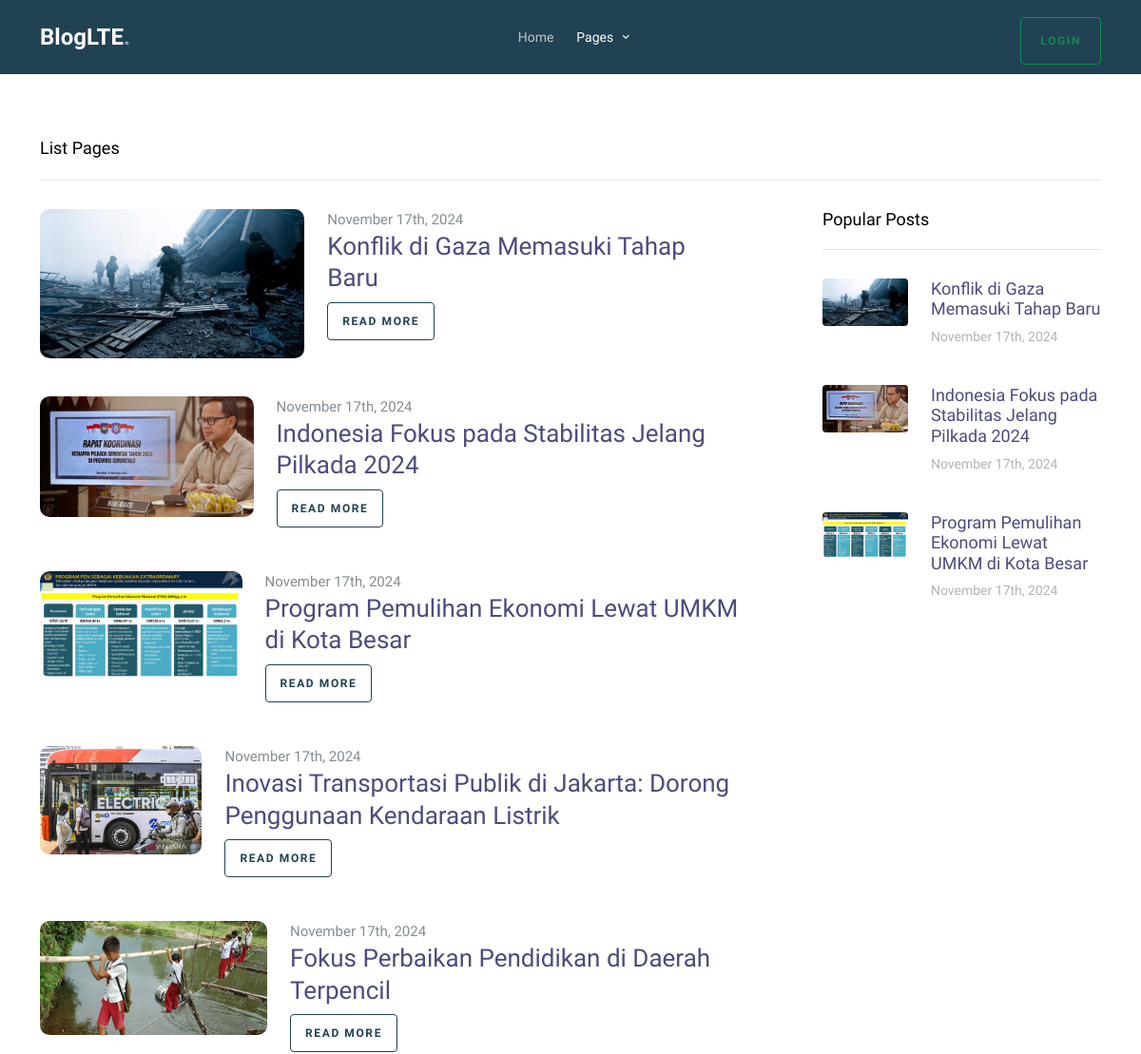
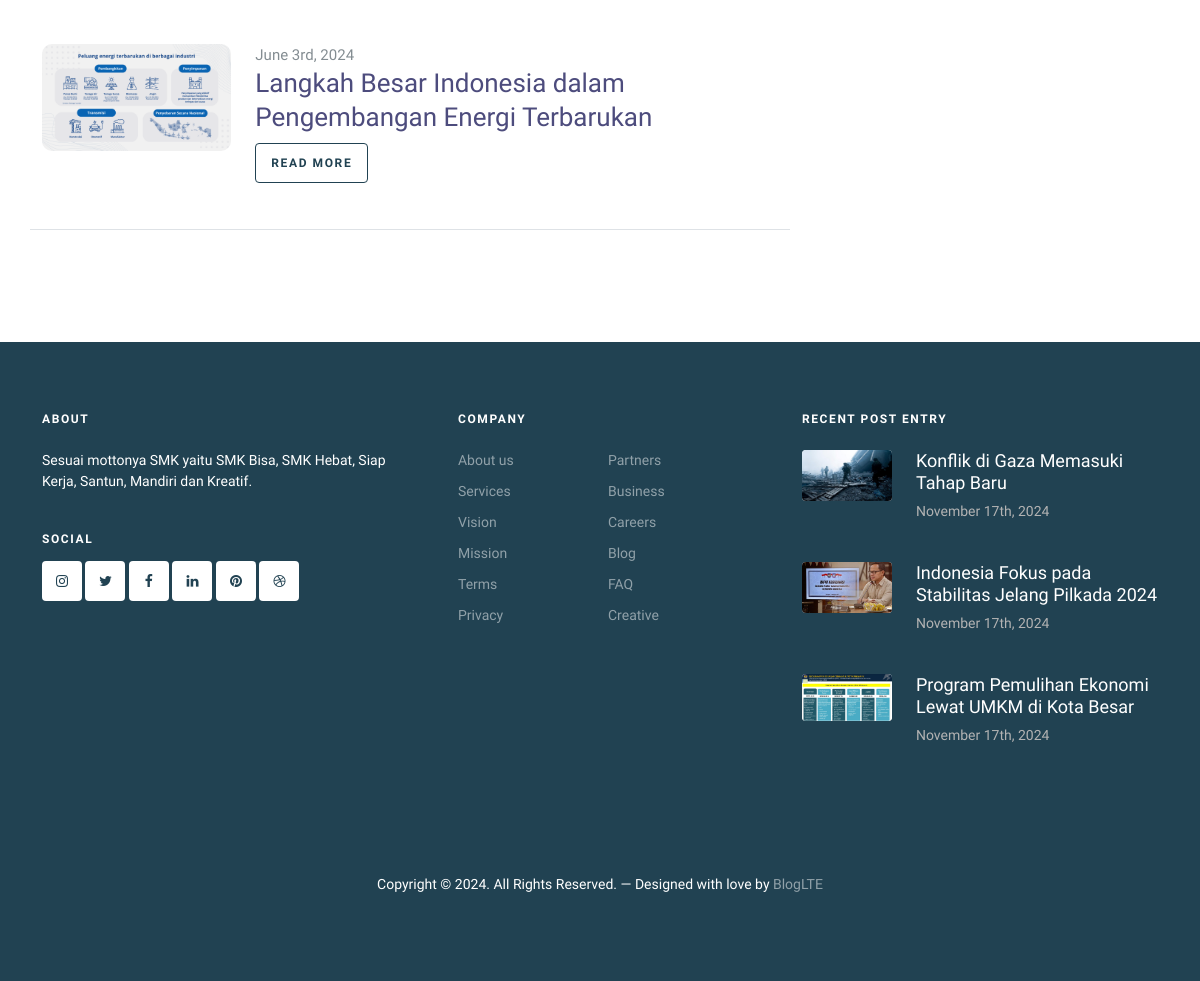
Page /list.php on the committed database (2 pictures, top to bottom).
### tables this page shows
CREATE TABLE `blog` (
  `id` int(11) NOT NULL,
  `tanggal` date NOT NULL,
  `title` varchar(255) NOT NULL,
  `body` longtext NOT NULL,
  `thumbnail` varchar(255) NOT NULL,
  `deskripsi` longtext NOT NULL,
  `user_id` int(11) NOT NULL
);

### list.php (the view, shortened to what this page needs)
<!doctype html>
<html lang="en">
<head>
	<link rel="stylesheet" href="fonts/icomoon/style.css">
	<link rel="stylesheet" href="fonts/flaticon/font/flaticon.css">
	<link rel="stylesheet" href="https://cdn.jsdelivr.net/npm/bootstrap-icons@1.8.1/font/bootstrap-icons.css">
	<link rel="stylesheet" href="css/tiny-slider.css">
	<link rel="stylesheet" href="css/aos.css">
	<link rel="stylesheet" href="css/glightbox.min.css">
	<link rel="stylesheet" href="css/style.css">
	<link rel="stylesheet" href="css/flatpickr.min.css">
</head>
<?php
require ('config/koneksi.php');
function blogItems()
{
	global $koneksi;
	$sql = "SELECT blog.id,blog.title, blog.thumbnail, blog.deskripsi, blog.tanggal, user.name AS user_name
            FROM blog
            JOIN user ON blog.user_id = user.id
            ORDER BY blog.id DESC";
	$result = mysqli_query($koneksi, $sql);
	return mysqli_fetch_all($result, MYSQLI_ASSOC);
}
function formatDate($date)
{
	$str = strtotime($date);
	$new_date = date("F jS, Y", $str);
	return $new_date;
}
?>
<body>
	<nav class="site-nav">
		<div class="container">
			<div class="menu-bg-wrap">
				<div class="site-navigation">
					<div class="row g-0 align-items-center">
						<div class="col-2">
							<a href="index.php" class="logo m-0 float-start">BlogLTE<span
									class="text-primary">.</span></a>
						</div>
						<div class="col-8 text-center">
							<ul class="js-clone-nav d-none d-lg-inline-block text-start site-menu mx-auto">
								<li><a href="index.php">Home</a></li>
								<li class="has-children active">
									<a href="list.php">Pages</a>
								</li>
							</ul>
						</div>
						<div class="col-2 text-end">
							<?php if (isset($_SESSION['user'])): ?>
								<a href="logout.php"
									class="btn btn-sm btn-outline-danger mt-2 d-none d-lg-inline-block">Logout</a>
							<?php elseif (!isset($_SESSION['user'])): ?>
								<a href="login.php"
									class="btn btn-sm btn-outline-success mt-2 d-none d-lg-inline-block">Login</a>
							<?php endif; ?>
						</div>
					</div>
				</div>
			</div>
		</div>
	</nav>
	<div class="section search-result-wrap">
		<div class="container">
			<div class="row">
				<div class="col-12">
					<div class="heading">List Pages</div>
				</div>
			</div>
			<div class="row posts-entry">
				<div class="col-lg-8">
					<?php
					foreach (blogItems() as $data):
						?>
						<div class="blog-entry d-flex blog-entry-search-item">
							<a href="article.php?id=<?= $data['id'] ?>" class="img-link me-4">
								<img src="<?= $data['thumbnail'] ?>" alt="Image" class="img-fluid">
							</a>
							<div>
								<span class="date"><?= formatDate($data['tanggal']) ?></span>
								<h2><a href="article.php?id=<?= $data['id'] ?>"><?= $data['title'] ?></a></h2>
								<p><a href="article.php?id=<?= $data['id'] ?>" class="btn btn-sm btn-outline-primary">Read
										More</a></p>
							</div>
						</div>
					<?php endforeach; ?>
					<div class="row text-start pt-5 border-top">
					</div>
				</div>
				<div class="col-lg-4 sidebar">
					<div class="sidebar-box">
						<h3 class="heading">Popular Posts</h3>
						<div class="post-entry-sidebar">
							<ul>
								<li>
									<a href="article.php?id=<?= blogItems()[0]['id'] ?>">
										<img src="<?= blogItems()[0]['thumbnail'] ?>" alt="Image placeholder"
											class="me-4 rounded">
										<div class="text">
											<h4><?= blogItems()[0]['title'] ?></h4>
											<div class="post-meta">
												<span class="mr-2"><?= formatDate(blogItems()[0]['tanggal']) ?> </span>
											</div>
										</div>
									</a>
								</li>
								<li>
									<a href="article.php?id=<?= blogItems()[1]['id'] ?>">
										<img src="<?= blogItems()[1]['thumbnail'] ?>" alt="Image placeholder"
											class="me-4 rounded">
										<div class="text">
											<h4><?= blogItems()[1]['title'] ?></h4>
											<div class="post-meta">
												<span class="mr-2"><?= formatDate(blogItems()[1]['tanggal']) ?> </span>
											</div>
										</div>
									</a>
								</li>
								<li>
									<a href="article.php?id=<?= blogItems()[2]['id'] ?></a>">
										<img src="<?= blogItems()[2]['thumbnail'] ?>" alt="Image placeholder"
											class="me-4 rounded">
										<div class="text">
											<h4><?= blogItems()[2]['title'] ?></h4>
											<div class="post-meta">
												<span class="mr-2"><?= formatDate(blogItems()[2]['tanggal']) ?> </span>
											</div>
										</div>
									</a>
								</li>
							</ul>
						</div>
					</div>
				</div>
			</div>
		</div>
	</div>
	<footer class="site-footer">
		<div class="container">
			<div class="row">
				<div class="col-lg-4">
					<div class="widget">
						<h3 class="mb-4">About</h3>
						<p>Sesuai mottonya SMK yaitu SMK Bisa, SMK Hebat, Siap Kerja, Santun, Mandiri dan Kreatif.</p>
					</div>
					<div class="widget">
						<h3>Social</h3>
						<ul class="list-unstyled social">
							<li><a href="#"><span class="icon-instagram"></span></a></li>
							<li><a href="#"><span class="icon-twitter"></span></a></li>
							<li><a href="#"><span class="icon-facebook"></span></a></li>
							<li><a href="#"><span class="icon-linkedin"></span></a></li>
							<li><a href="#"><span class="icon-pinterest"></span></a></li>
							<li><a href="#"><span class="icon-dribbble"></span></a></li>
						</ul>
					</div>
				</div>
				<div class="col-lg-4 ps-lg-5">
					<div class="widget">
						<h3 class="mb-4">Company</h3>
						<ul class="list-unstyled float-start links">
							<li><a href="#">About us</a></li>
							<li><a href="#">Services</a></li>
							<li><a href="#">Vision</a></li>
							<li><a href="#">Mission</a></li>
							<li><a href="#">Terms</a></li>
							<li><a href="#">Privacy</a></li>
						</ul>
						<ul class="list-unstyled float-start links">
							<li><a href="#">Partners</a></li>
							<li><a href="#">Business</a></li>
							<li><a href="#">Careers</a></li>
							<li><a href="#">Blog</a></li>
							<li><a href="#">FAQ</a></li>
							<li><a href="#">Creative</a></li>
						</ul>
					</div>
				</div>
				<div class="col-lg-4">
					<div class="widget">
						<h3 class="mb-4">Recent Post Entry</h3>
						<div class="post-entry-footer">
							<ul>
								<li>
									<a href="article.php?id=<?= blogItems()[0]['id'] ?>">
										<img src="<?= blogItems()[0]['thumbnail'] ?>" alt="Image placeholder"
											class="me-4 rounded bg-white">
										<div class="text">
											<h4><?= blogItems()[0]['title'] ?></h4>
											<div class="post-meta">
												<span class="mr-2"><?= formatDate(blogItems()[0]['tanggal']) ?> </span>
											</div>
										</div>
									</a>
								</li>
								<li>
									<a href="article.php?id=<?= blogItems()[1]['id'] ?>">
										<img src="<?= blogItems()[1]['thumbnail'] ?>" alt="Image placeholder"
											class="me-4 rounded bg-white">
										<div class="text">
											<h4><?= blogItems()[1]['title'] ?></h4>
											<div class="post-meta">
												<span class="mr-2"><?= formatDate(blogItems()[1]['tanggal']) ?> </span>
											</div>
										</div>
									</a>
								</li>
								<li>
									<a href="article.php?id=<?= blogItems()[2]['id'] ?>">
										<img src="<?= blogItems()[2]['thumbnail'] ?>" alt="Image placeholder"
											class="me-4 rounded bg-white">
										<div class="text">
											<h4><?= blogItems()[2]['title'] ?></h4>
											<div class="post-meta">
												<span class="mr-2"><?= formatDate(blogItems()[2]['tanggal']) ?> </span>
											</div>
										</div>
									</a>
								</li>
							</ul>
						</div>
					</div>
				</div>
			</div>
			<div class="row mt-5">
				<div class="col-12 text-center">
					<p>Copyright &copy;
						<script>document.write(new Date().getFullYear());</script>. All Rights Reserved. &mdash;
						Designed with love by <a href="https://untree.co">BlogLTE</a>
					</p>
				</div>
			</div>
		</div>
	</footer>
</body>
</html>

### rows in the picture
blog: thumbnail (picture), tanggal "November 17th, 2024", title "Konflik di Gaza Memasuki Tahap Baru"
blog: thumbnail (picture), tanggal "November 17th, 2024", title "Indonesia Fokus pada Stabilitas Jelang Pilkada 2024"
blog: thumbnail (picture), tanggal "November 17th, 2024", title "Program Pemulihan Ekonomi Lewat UMKM di Kota Besar"
blog: thumbnail (picture), tanggal "November 17th, 2024", title "Inovasi Transportasi Publik di Jakarta: Dorong Penggunaan Kendaraan Listrik"
blog: thumbnail (picture), tanggal "November 17th, 2024", title "Fokus Perbaikan Pendidikan di Daerah Terpencil"
blog: thumbnail (picture), tanggal "June 3rd, 2024", title "Langkah Besar Indonesia dalam Pengembangan Energi Terbarukan"
